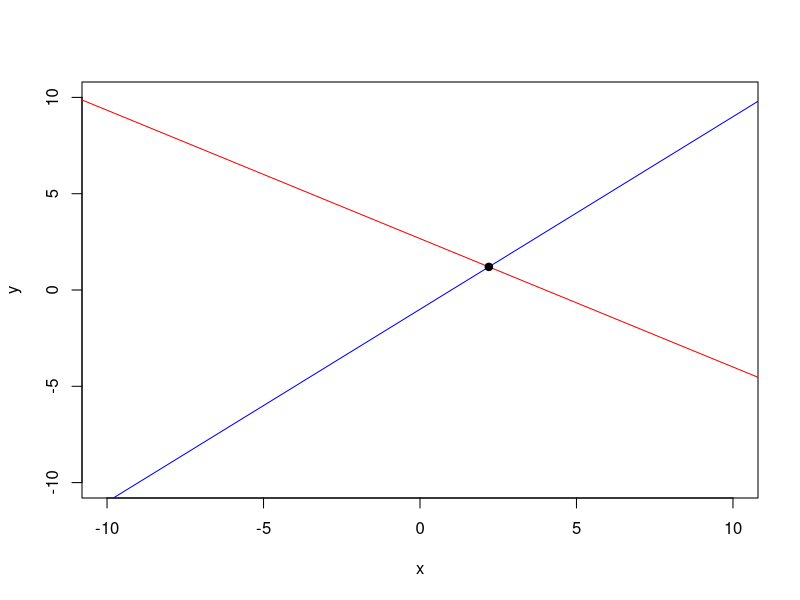
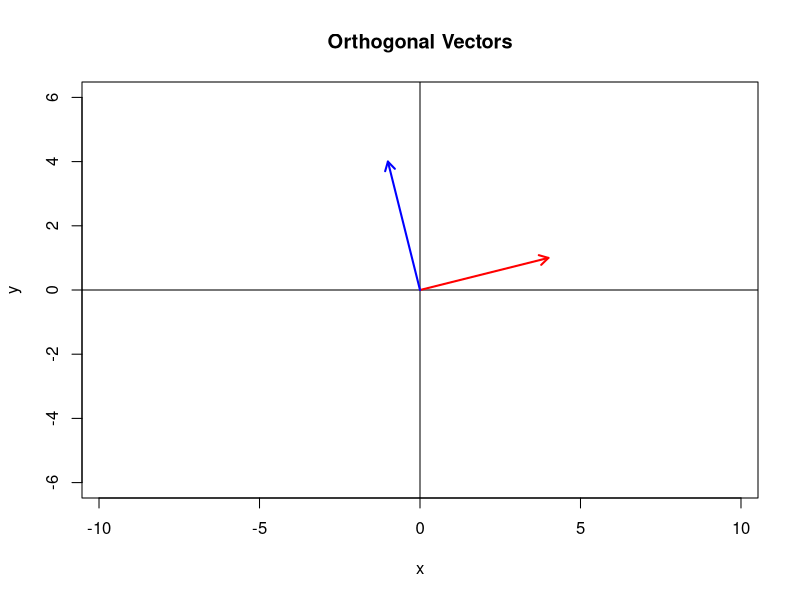

Source code (R) for these figures, in order:

## SIT292  Using R for Linear Algebra
## Learning Evidence

## 1. Solving a 2x2 system of linear equations 

# Two equations: ax + by = e, cx + dy = f
a <- 2; b <- 3; e <- 8      # equation 1
c <- 1; d <- -1; f <- 1     # equation 2

# Solve using matrices: A %*% x = B  ->  x = solve(A) %*% B
A <- matrix(c(a, c, b, d), nrow = 2)   # coefficient matrix
B <- c(e, f)                           # right-hand side

solution <- solve(A, B)   # solves for x and y
print(solution)           # solution[1] = x, solution[2] = y

# Plot both lines to see where they cross
plot(0, 0, xlim = c(-10,10), ylim = c(-10,10), type = "n", xlab = "x", ylab = "y")
abline(a = e/b, b = -a/b, col = "red")       # line 1
abline(a = f/d, b = -c/d, col = "blue")      # line 2
points(solution[1], solution[2], pch = 19)   # mark the solution point


## 2. Gaussian elimination (3x3 system) 

#gaussian elimination
# Augmented matrix [A | b]
A <- matrix(c(2, 1, -1,
              -3, -1, 2,
              -2, 1, 2), nrow = 3, byrow = TRUE)
b <- c(8, -11, -3)
M <- cbind(A, b)   # combine into one matrix
print(M)

# Step 1: clear column 1 below row 1
M[2,] <- M[2,] - (M[2,1]/M[1,1]) * M[1,]
M[3,] <- M[3,] - (M[3,1]/M[1,1]) * M[1,]

# Step 2: clear column 2 below row 2
M[3,] <- M[3,] - (M[3,2]/M[2,2]) * M[2,]

print(M)   # now in triangular form

# Step 3: back-substitution to solve
z <- M[3,4] / M[3,3]
y <- (M[2,4] - M[2,3]*z) / M[2,2]
x <- (M[1,4] - M[1,2]*y - M[1,3]*z) / M[1,1]

cat("x =", x, " y =", y, " z =", z, "\n")


##  3. Matrix addition 

# Matrix Addition (A + B)
A <- matrix(c(4, -2, 7, 1, 0, 5), nrow = 2, ncol = 3, byrow = TRUE)
B <- matrix(c(-3, 6, 2, 8, -1, 4), nrow = 2, ncol = 3, byrow = TRUE)

print("A =")
print(A)
print("B =")
print(B)
print("A + B =")
print(A + B)


##  4. Scalar multiplication 

# Scalar Multiplication (k * A)
k <- 3
A <- matrix(c(1, -5, 2, 4, 0, -3), nrow = 2, ncol = 3, byrow = TRUE)

print("A =")
print(A)
print(paste("k =", k))
print("k * A =")
print(k * A)


##  5. Matrix multiplication 

#  Matrix Multiplication (A x B)
A <- matrix(c(0, 1, 0,
              1, 0, 0,
              0, 0, 1), nrow = 3, ncol = 3, byrow = TRUE)

B <- matrix(c(2, -1,
              4,  3,
              0,  5), nrow = 3, ncol = 2, byrow = TRUE)

print("A =")
print(A)
print("B =")
print(B)
print("A x B =")
print(A %*% B)


##  6. Matrix multiplication (example 2) 

A <- matrix(c(1, 2,
              3, 4,
              5, 6), nrow = 3, ncol = 2, byrow = TRUE)

B <- matrix(c(1, 0, 2, 1,
              2, 1, 0, 3), nrow = 2, ncol = 4, byrow = TRUE)

print("A =")
print(A)
print("B =")
print(B)
print("A x B =")
print(A %*% B)


##  7. Gauss-Jordan elimination: inverse + solving Ax = b 

# Matrix size
n <- 3

repeat {
  M <- matrix(
    sample(-6:6, n^2, replace = TRUE),
    nrow = n
  )

  if (abs(det(M)) > 1e-10) {
    break
  }
}

# Create a random solution vector
x <- sample(-6:6, n, replace = TRUE)

# Calculate b from Ax = b
b <- as.vector(M %*% x)

# Form the augmented matrix [A | I | b]
aug <- cbind(M, diag(n), b)

cat("Initial augmented matrix [A | I | b]\n\n")
print(aug)
cat("\n")


# Helper function for swapping two row

swap_rows <- function(mat, r1, r2) {
  temp <- mat[r1, ]
  mat[r1, ] <- mat[r2, ]
  mat[r2, ] <- temp
  return(mat)
}


# Gaussian elimination

for (pivot in seq_len(n)) {

  # If the pivot is zero, look for a suitable row below it
  if (abs(aug[pivot, pivot]) < 1e-10) {

    replacement <- which(
      abs(aug[(pivot + 1):n, pivot]) > 1e-10
    )

    if (length(replacement) == 0) {
      stop("Matrix is singular.")
    }

    new_row <- replacement[1] + pivot
    aug <- swap_rows(aug, pivot, new_row)

    cat("Swapped rows", pivot, "and", new_row, "\n")
    print(round(aug, 3))
    cat("\n")
  }

  if (pivot < n) {

    for (row in (pivot + 1):n) {

      if (abs(aug[row, pivot]) > 1e-10) {

        multiplier <- aug[row, pivot] / aug[pivot, pivot]

        aug[row, ] <- aug[row, ] -
          multiplier * aug[pivot, ]

        cat(
          "R", row, " <- R", row,
          " - (", round(multiplier, 3), ")R", pivot,
          "\n",
          sep = ""
        )
      }
    }

    print(round(aug, 3))
    cat("\n")
  }
}


# Convert the diagonal entries into 1

for (row in seq_len(n)) {

  pivot_value <- aug[row, row]

  if (abs(pivot_value) < 1e-10) {
    stop("Zero pivot encountered.")
  }

  aug[row, ] <- aug[row, ] / pivot_value
}

cat("After normalising the pivots:\n")
print(round(aug, 3))
cat("\n")


# Gauss-Jordan elimination
# Remove entries above each pivot

for (pivot in n:2) {

  for (row in (pivot - 1):1) {

    coefficient <- aug[row, pivot]

    if (abs(coefficient) > 1e-10) {

      aug[row, ] <- aug[row, ] -
        coefficient * aug[pivot, ]

      cat(
        "R", row, " <- R", row,
        " - (", round(coefficient, 3), ")R", pivot,
        "\n",
        sep = ""
      )
    }
  }

  print(round(aug, 3))
  cat("\n")
}

# Extract the results

inverse_M <- aug[, (n + 1):(2 * n)]
calculated_x <- aug[, 2 * n + 1]

cat("Inverse matrix:\n")
print(round(inverse_M, 3))

cat("\nOriginal solution vector:\n")
print(x)

cat("\nSolution obtained from Gauss-Jordan elimination:\n")
print(round(calculated_x, 3))

cat("\nVerification of Ax = b:\n")
print(round(M %*% calculated_x, 3))

cat("\nOriginal b:\n")
print(b)


## --- 8. Perpendicular vector to a given 2D vector --------------

# Finding a vector perpendicular to a given 2D vector

u <- sample(-6:6, 2, replace = TRUE)

cat("Given vector u = (", u[1], ", ", u[2], ")\n", sep = "")

# Rotate the vector by 90 degrees
v <- c(-u[2], u[1])

cat("A perpendicular vector is v = (",
    v[1], ", ", v[2], ")\n", sep = "")

# Check that the dot product is zero
dot_product <- sum(u * v)

cat("Dot product u . v =", dot_product, "\n")

if (dot_product == 0) {
  cat("Therefore, u and v are orthogonal.\n")
}



# Plot the two vectors

# Determine suitable plot limits
maximum <- max(abs(c(u, v))) + 2

plot(
  0, 0,
  type = "n",
  xlim = c(-maximum, maximum),
  ylim = c(-maximum, maximum),
  xlab = "x",
  ylab = "y",
  asp = 1,
  main = "Orthogonal Vectors"
)

# Coordinate axes
abline(h = 0)
abline(v = 0)

# Original vector
arrows(
  0, 0,
  u[1], u[2],
  length = 0.1,
  col = "red",
  lwd = 2
)

# Perpendicular vector
arrows(
  0, 0,
  v[1], v[2],
  length = 0.1,
  col = "blue",
  lwd = 2
)


##  9. Determinant of a 3x3 matrix 

# Determinant of a 3 x 3 matrix

size <- 3

mat <- matrix(
  sample(-9:9, size^2, replace = TRUE),
  nrow = size
)

cat("Matrix:\n")
print(mat)
cat("\n")

# Calculate determinant directly
answer <- det(mat)

cat("Determinant =", answer, "\n")


##  10. LU decomposition 

#LU decomposition

size <- 3

A <- matrix(
  sample(-6:6, size^2, replace = TRUE),
  nrow = size
)

while (abs(det(A)) < 1e-10) {
  A <- matrix(
    sample(-6:6, size^2, replace = TRUE),
    nrow = size
  )
}

L <- diag(size)
U <- matrix(0, nrow = size, ncol = size)

cat("Matrix A:\n")
print(A)
cat("\n")

for (k in 1:size) {

  # Calculate the kth row of U
  for (j in k:size) {

    U[k, j] <- A[k, j] -
      sum(L[k, 1:(k - 1)] * U[1:(k - 1), j])
  }

  # Calculate the kth column of L
  if (k < size) {

    for (i in (k + 1):size) {

      L[i, k] <- (
        A[i, k] -
        sum(L[i, 1:(k - 1)] * U[1:(k - 1), k])
      ) / U[k, k]
    }
  }
}

cat("L matrix:\n")
print(round(L, 4))

cat("\nU matrix:\n")
print(round(U, 4))

cat("\nChecking whether A = LU:\n")
print(round(L %*% U, 4))


##  11. Gram-Schmidt orthonormalisation 

# Gram-Schmidt orthonormalisation

n <- 3

X <- matrix(
  sample(-5:5, n^2, replace = TRUE),
  nrow = n,
  ncol = n
)

cat("Original vectors:\n")
print(X)
cat("\n")



# Check that the vectors are linearly independent

if (abs(det(X)) < 1e-10) {

  stop(
    "The vectors are linearly dependent, so an orthonormal basis ",
    "cannot be generated from this set."
  )
}



# Gram-Schmidt process


Q <- matrix(0, nrow = n, ncol = n)

for (k in seq_len(n)) {

  # Begin with the current vector
  current <- X[, k]

  # Remove the components in the directions
  # of all previously calculated orthonormal vectors
  if (k > 1) {

    for (j in seq_len(k - 1)) {

      projection <- sum(current * Q[, j])

      current <- current -
        projection * Q[, j]
    }
  }

  # Calculate its magnitude
  magnitude <- sqrt(sum(current^2))

  if (magnitude < 1e-10) {
    stop("A zero vector was produced during Gram-Schmidt.")
  }

  # Normalise the vector
  Q[, k] <- current / magnitude

  cat("Orthonormal vector", k, ":\n")
  print(round(Q[, k], 4))
  cat("\n")
}



# Display the resulting orthonormal set

cat("Final orthonormal matrix Q:\n")
print(round(Q, 4))
cat("\n")



# Verification


cat("Checking Q^T Q:\n")
print(round(t(Q) %*% Q, 4))

cat("\nThe diagonal entries should be 1 and\n")
cat("the off-diagonal entries should be 0.\n")


##  12. Rank of a matrix via row reduction 

# Finding the rank of a matrix using row reduction

A <- matrix(
  c(2, 3, 1, -1,
    3, 0, 2, 1,
    4, 6, 2, -2,
    1, -3, 1, 2),
  nrow = 4,
  byrow = TRUE
)

cat("Original matrix:\n")
print(A)
cat("\n")

rows <- nrow(A)
cols <- ncol(A)
pivot_row <- 1

# Gaussian elimination
for (pivot_col in seq_len(cols)) {

  if (pivot_row > rows) {
    break
  }

  # Find a non-zero entry that can be used as the pivot
  possible <- which(
    abs(A[pivot_row:rows, pivot_col]) > 1e-10
  )

  if (length(possible) == 0) {
    next
  }

  selected <- possible[1] + pivot_row - 1

  # Exchange rows when required
  if (selected != pivot_row) {
    temporary <- A[pivot_row, ]
    A[pivot_row, ] <- A[selected, ]
    A[selected, ] <- temporary

    cat("Rows", pivot_row, "and", selected, "exchanged.\n")
  }

  # Eliminate entries below the pivot
  if (pivot_row < rows) {
    for (r in (pivot_row + 1):rows) {

      multiplier <- A[r, pivot_col] / A[pivot_row, pivot_col]

      if (abs(multiplier) > 1e-10) {
        A[r, ] <- A[r, ] -
          multiplier * A[pivot_row, ]
      }
    }
  }

  pivot_row <- pivot_row + 1
}

cat("Row-echelon form:\n")
print(round(A, 3))
cat("\n")

# Count non-zero rows
nonzero_rows <- 0

for (r in seq_len(rows)) {
  if (any(abs(A[r, ]) > 1e-10)) {
    nonzero_rows <- nonzero_rows + 1
  }
}

cat("Rank =", nonzero_rows, "\n")


## --- 13. Eigenvalues and eigenvectors --------------------------------

# Eigenvalues and eigenvectors

n <- 3

A <- matrix(
  sample(-5:5, n^2, replace = TRUE),
  nrow = n,
  byrow = TRUE
)

cat("Matrix A:\n")
print(A)
cat("\n")

# Calculate eigenvalues and eigenvectors
result <- eigen(A)

values <- result$values
vectors <- result$vectors

cat("Eigenvalues:\n")
print(values)

cat("\nEigenvectors:\n")
print(vectors)


#Verify Av = lambda*v


cat("\nVerification:\n")

for (k in seq_len(n)) {

  lambda <- values[k]
  vector <- vectors[, k]

  left_side <- A %*% vector
  right_side <- lambda * vector

  cat("\nEigenvalue", k, "=", lambda, "\n")

  cat("A v =\n")
  print(left_side)

  cat("lambda v =\n")
  print(right_side)

  if (isTRUE(all.equal(
    as.vector(left_side),
    as.vector(right_side),
    tolerance = 1e-8
  ))) {
    cat("Verified: A v = lambda v\n")
  }
}
